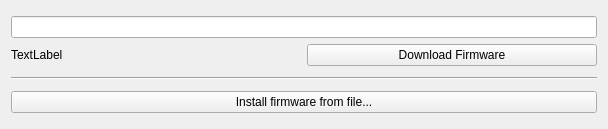
<?xml version="1.0" encoding="UTF-8"?>
<ui version="4.0">
 <class>DLFW</class>
 <widget class="QWidget" name="DLFW">
  <property name="geometry">
   <rect>
    <x>0</x>
    <y>0</y>
    <width>608</width>
    <height>129</height>
   </rect>
  </property>
  <property name="windowTitle">
   <string>Form</string>
  </property>
  <property name="windowIcon">
   <iconset resource="ltr_rc.qrc">
    <normaloff>:/ltr/linuxtrack.svg</normaloff>:/ltr/linuxtrack.svg</iconset>
  </property>
  <layout class="QHBoxLayout" name="horizontalLayout_2">
   <item>
    <layout class="QVBoxLayout" name="verticalLayout_2">
     <item>
      <layout class="QVBoxLayout" name="verticalLayout">
       <item>
        <widget class="QLineEdit" name="FileURL"/>
       </item>
       <item>
        <layout class="QHBoxLayout" name="horizontalLayout">
         <item>
          <widget class="QLabel" name="DLLabel">
           <property name="text">
            <string>TextLabel</string>
           </property>
          </widget>
         </item>
         <item>
          <widget class="QPushButton" name="DLButton">
           <property name="sizePolicy">
            <sizepolicy hsizetype="Minimum" vsizetype="Fixed">
             <horstretch>0</horstretch>
             <verstretch>0</verstretch>
            </sizepolicy>
           </property>
           <property name="text">
            <string>Download Firmware</string>
           </property>
          </widget>
         </item>
        </layout>
       </item>
      </layout>
     </item>
     <item>
      <widget class="Line" name="line">
       <property name="orientation">
        <enum>Qt::Horizontal</enum>
       </property>
      </widget>
     </item>
     <item>
      <widget class="QPushButton" name="FromFileButton">
       <property name="text">
        <string>Install firmware from file...</string>
       </property>
      </widget>
     </item>
    </layout>
   </item>
  </layout>
 </widget>
 <resources>
  <include location="ltr_rc.qrc"/>
 </resources>
 <connections/>
</ui>
